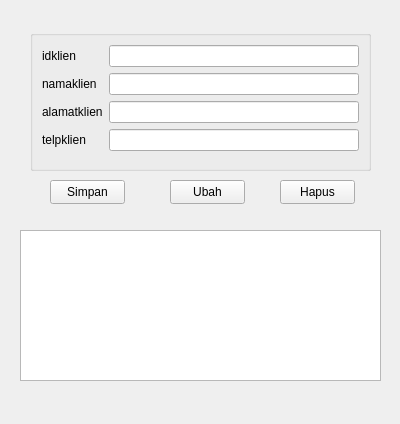
<?xml version="1.0" encoding="UTF-8"?>
<ui version="4.0">
 <class>FormKlien</class>
 <widget class="QWidget" name="FormKlien">
  <property name="geometry">
   <rect>
    <x>0</x>
    <y>0</y>
    <width>400</width>
    <height>424</height>
   </rect>
  </property>
  <property name="windowTitle">
   <string>Form</string>
  </property>
  <widget class="QPushButton" name="pushButton_2">
   <property name="geometry">
    <rect>
     <x>170</x>
     <y>180</y>
     <width>75</width>
     <height>24</height>
    </rect>
   </property>
   <property name="text">
    <string>Ubah</string>
   </property>
  </widget>
  <widget class="QPushButton" name="pushButton_3">
   <property name="geometry">
    <rect>
     <x>280</x>
     <y>180</y>
     <width>75</width>
     <height>24</height>
    </rect>
   </property>
   <property name="text">
    <string>Hapus</string>
   </property>
  </widget>
  <widget class="QPushButton" name="pushButton">
   <property name="geometry">
    <rect>
     <x>50</x>
     <y>180</y>
     <width>75</width>
     <height>24</height>
    </rect>
   </property>
   <property name="text">
    <string>Simpan</string>
   </property>
  </widget>
  <widget class="QGroupBox" name="formGroupBox">
   <property name="geometry">
    <rect>
     <x>30</x>
     <y>30</y>
     <width>341</width>
     <height>141</height>
    </rect>
   </property>
   <layout class="QFormLayout" name="formLayout">
    <item row="0" column="0">
     <widget class="QLabel" name="idklienLabel">
      <property name="text">
       <string>idklien</string>
      </property>
     </widget>
    </item>
    <item row="0" column="1">
     <widget class="QLineEdit" name="idklienLineEdit"/>
    </item>
    <item row="1" column="0">
     <widget class="QLabel" name="namaklienLabel">
      <property name="text">
       <string>namaklien</string>
      </property>
     </widget>
    </item>
    <item row="1" column="1">
     <widget class="QLineEdit" name="namaklienLineEdit"/>
    </item>
    <item row="2" column="0">
     <widget class="QLabel" name="alamatklienLabel">
      <property name="text">
       <string>alamatklien</string>
      </property>
     </widget>
    </item>
    <item row="2" column="1">
     <widget class="QLineEdit" name="alamatklienLineEdit"/>
    </item>
    <item row="3" column="0">
     <widget class="QLabel" name="telpklienLabel">
      <property name="text">
       <string>telpklien</string>
      </property>
     </widget>
    </item>
    <item row="3" column="1">
     <widget class="QLineEdit" name="telpklienLineEdit"/>
    </item>
   </layout>
  </widget>
  <widget class="QTableView" name="tableKlien">
   <property name="geometry">
    <rect>
     <x>20</x>
     <y>230</y>
     <width>361</width>
     <height>151</height>
    </rect>
   </property>
  </widget>
 </widget>
 <resources/>
 <connections/>
</ui>
